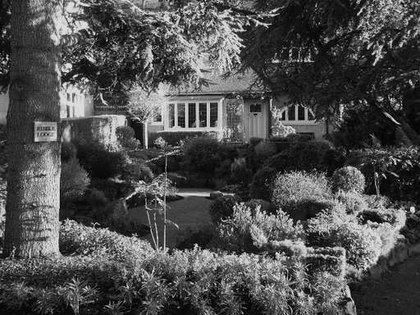
%> input picture Assignment_4/blockArtifacts3.tif, 420 x 315 px, shrunk from 512 x 384 before the run
$ octave TEST.m   (GNU Octave 9; MATLAB toolbox functions it lacks are replaced by stand-ins)
%> lines starting %> are read from the running program, lines starting %| are printed output that depends on the picture
PATH = "blockArtifacts3.tif"

IMG = imread(PATH);% import the image file
%> IMG is the input picture: size 315x420 uint8; min 0, max 249, mean 77

[r,c] = size(IMG); % get the size of image
%> r = 315; c = 420
r = floor(r/8)-1; % calculate the dimention of block and ignore the rigth and bottom edge
%> r = 38
c = floor(c/8)-1;
%> c = 51
Z1 = zeros(r,c);%Initialization
Z2 = zeros(r,c);
for i = 1:r % loop for each block
    for j = 1:c
        ref1 = 8*(i-1)+4; %Z' At the Center
        Z1(i,j) = abs(IMG(ref1,ref1)-IMG(ref1,ref1+1)-IMG(ref1+1,ref1)+IMG(ref1+1,ref1+1));
        ref2 = 8*i;% Z'' At the Corner
        Z2(i,j) = abs(IMG(ref2,ref2)-IMG(ref2,ref2+1)-IMG(ref2+1,ref2)+IMG(ref2+1,ref2+1));
    end
end
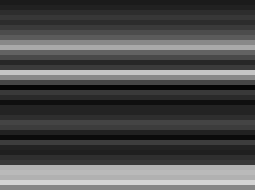
%> Z1: size 38x51 double (shown 5 times larger); min 5, max 212, mean 77.1
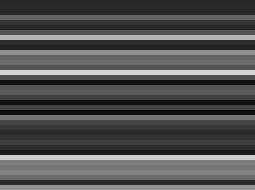
%> Z2: size 38x51 double (shown 5 times larger); min 14, max 212, mean 80.5
edge = linspace(0,255,11);
% Set the edge for Histogram of Z' and Z''
% They mush share the same x axis

subplot(2,1,1)
%Plot histogram for Z' and add title
H1 = histogram(Z1,'BinEdges',edge,'Normalization','probability');
title(string(PATH)) % File name
K1 = H1.Values;%List Object
%> K1 = [0.0789 0.342 0.289 0.0526 0 0.0789 0.0789 0.0526 0.0263 0]
subplot(2,1,2)
H2 = histogram(Z2,'BinEdges',edge,'Normalization','probability');
K2 = H2.Values;
%> K2 = [0.0789 0.263 0.184 0.184 0.132 0.0789 0 0.0263 0.0526 0]
K = sum(abs(K1-K2)); % calculate k value based on SUM of abs(K1-K2)
%> K = 0.579
title(['K = ',num2str(K)]); %K value
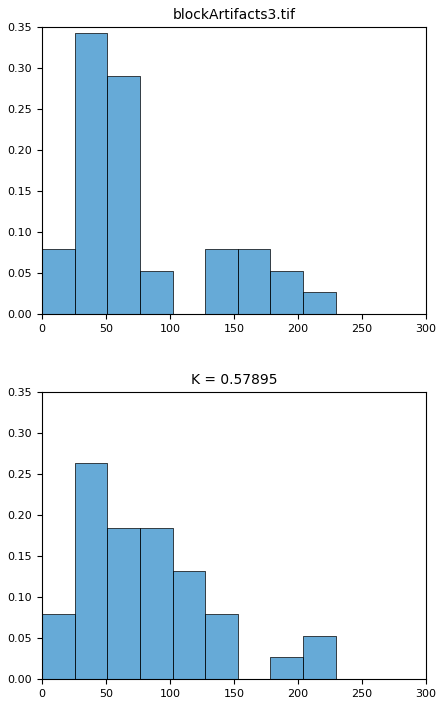
%> figure redrawn from the program's plot data, 2 panels; panel 1: tallest bar 0.342 high, from x = 25.5 to 51; panel 2: tallest bar 0.263 high, from x = 25.5 to 51

$ run again, with Assignment_4/blockArtifacts1.tif copied over Assignment_4/blockArtifacts3.tif
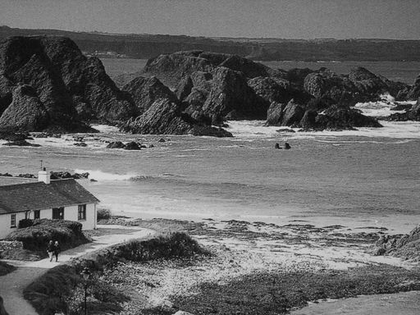
%> input picture Assignment_4/blockArtifacts1.tif, 420 x 315 px, shrunk from 512 x 384 before the run
%> IMG is the input picture: size 315x420 uint8; min 0, max 224, mean 100.8
%> after the loop `for i = 1:r`:
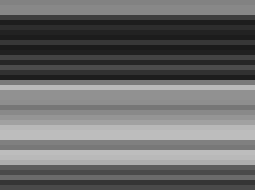
%> Z2: size 38x51 double (shown 5 times larger); min 27, max 189, mean 106.1
%> K1 = [0.0789 0.211 0.0789 0.0789 0.0789 0.237 0.132 0.105 0 0]
%> K2 = [0 0.237 0.184 0.0263 0.105 0.237 0.0526 0.158 0 0]
%> K = 0.421
%> `title(['K = ',num2str(K)]);`:
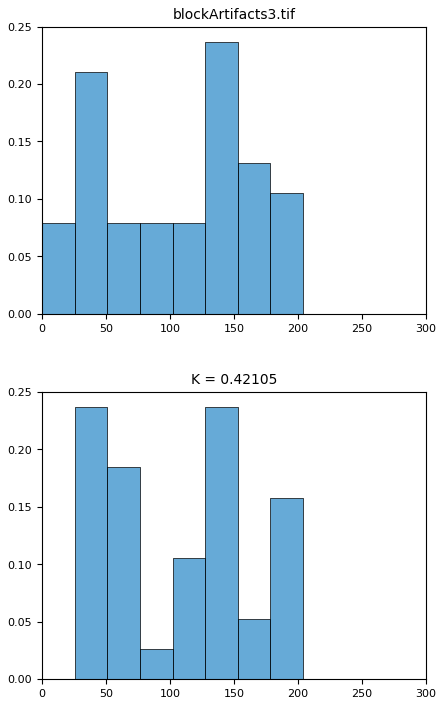
%> figure redrawn from the program's plot data, 2 panels; panel 1: tallest bar 0.237 high, from x = 127.5 to 153; panel 2: tallest bar 0.237 high, from x = 25.5 to 51

$ run again, with Assignment_4/blockArtifacts2.tif copied over Assignment_4/blockArtifacts3.tif
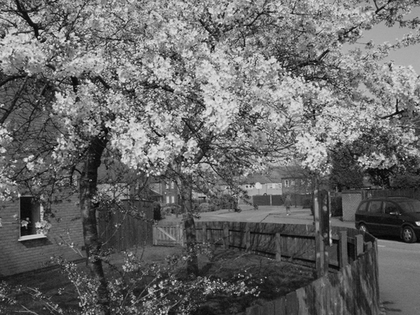
%> input picture Assignment_4/blockArtifacts2.tif, 420 x 315 px, shrunk from 512 x 384 before the run
%> IMG is the input picture: size 315x420 uint8; min 0, max 243, mean 103
%> after the loop `for i = 1:r`:
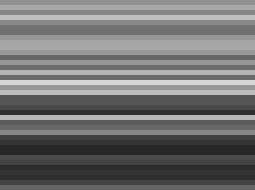
%> Z2: size 38x51 double (shown 5 times larger); min 39, max 214, mean 112.6
%> K1 = [0.0263 0.105 0.184 0.263 0.0526 0.184 0.0789 0.105 0 0]
%> K2 = [0 0.132 0.184 0.105 0.158 0.211 0.0789 0.105 0.0263 0]
%> K = 0.368
%> `title(['K = ',num2str(K)]);`:
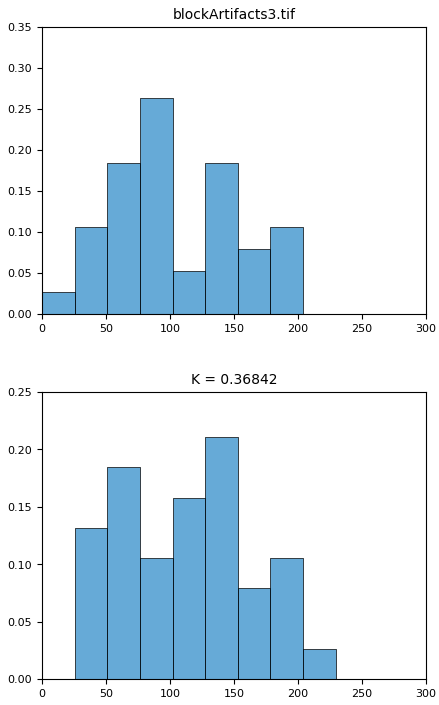
%> figure redrawn from the program's plot data, 2 panels; panel 1: tallest bar 0.263 high, from x = 76.5 to 102; panel 2: tallest bar 0.211 high, from x = 127.5 to 153

$ run again, with Assignment_4/imageOrigin1.JPG saved as Assignment_4/blockArtifacts3.tif
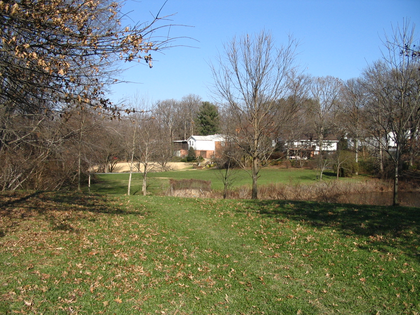
%> input picture Assignment_4/imageOrigin1.JPG, 420 x 315 px, shrunk from 2048 x 1536 before the run
%> IMG is the input picture: size 315x420x3 uint8; mean R, G, B 113.7, 119.8, 106.7
%> after the loop `for i = 1:r`:
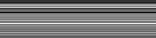
%> Z2: size 38x156 double; min 6, max 239, mean 118.8
%> K1 = [0.0263 0.0526 0.105 0.132 0.368 0.184 0.0789 0.0526 0 0]
%> K2 = [0.0263 0.0263 0.0789 0.158 0.316 0.237 0.105 0.0263 0 0.0263]
%> K = 0.263
%> `title(['K = ',num2str(K)]);`:
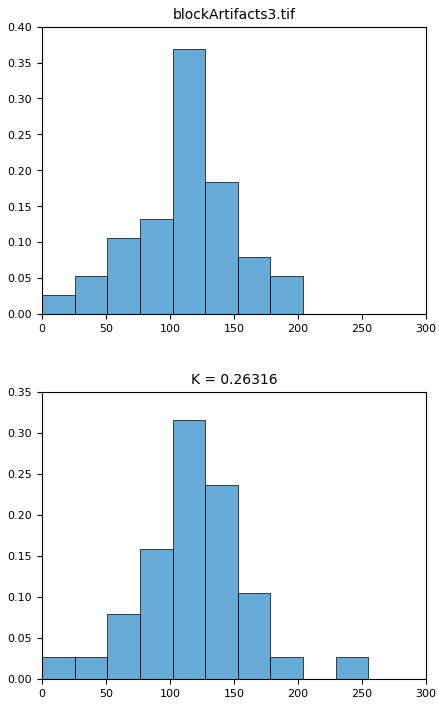
%> figure redrawn from the program's plot data, 2 panels; panel 1: tallest bar 0.368 high, from x = 102 to 127.5; panel 2: tallest bar 0.316 high, from x = 102 to 127.5
